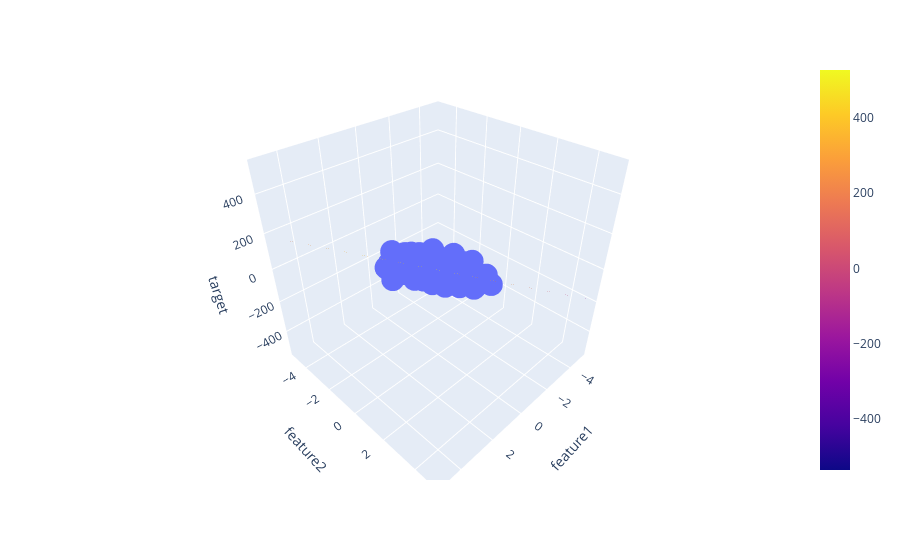

The cell this chart's notebook holds for it:
### Code cell
# scatter plot
fig = px.scatter_3d(df, x='feature1', y='feature2', z='target')

# surface plot
fig.add_trace(
    go.Surface(
        x=xGrid,
        y=yGrid,
        z=z_final,
        opacity=0.6
    )
)

fig.show()
